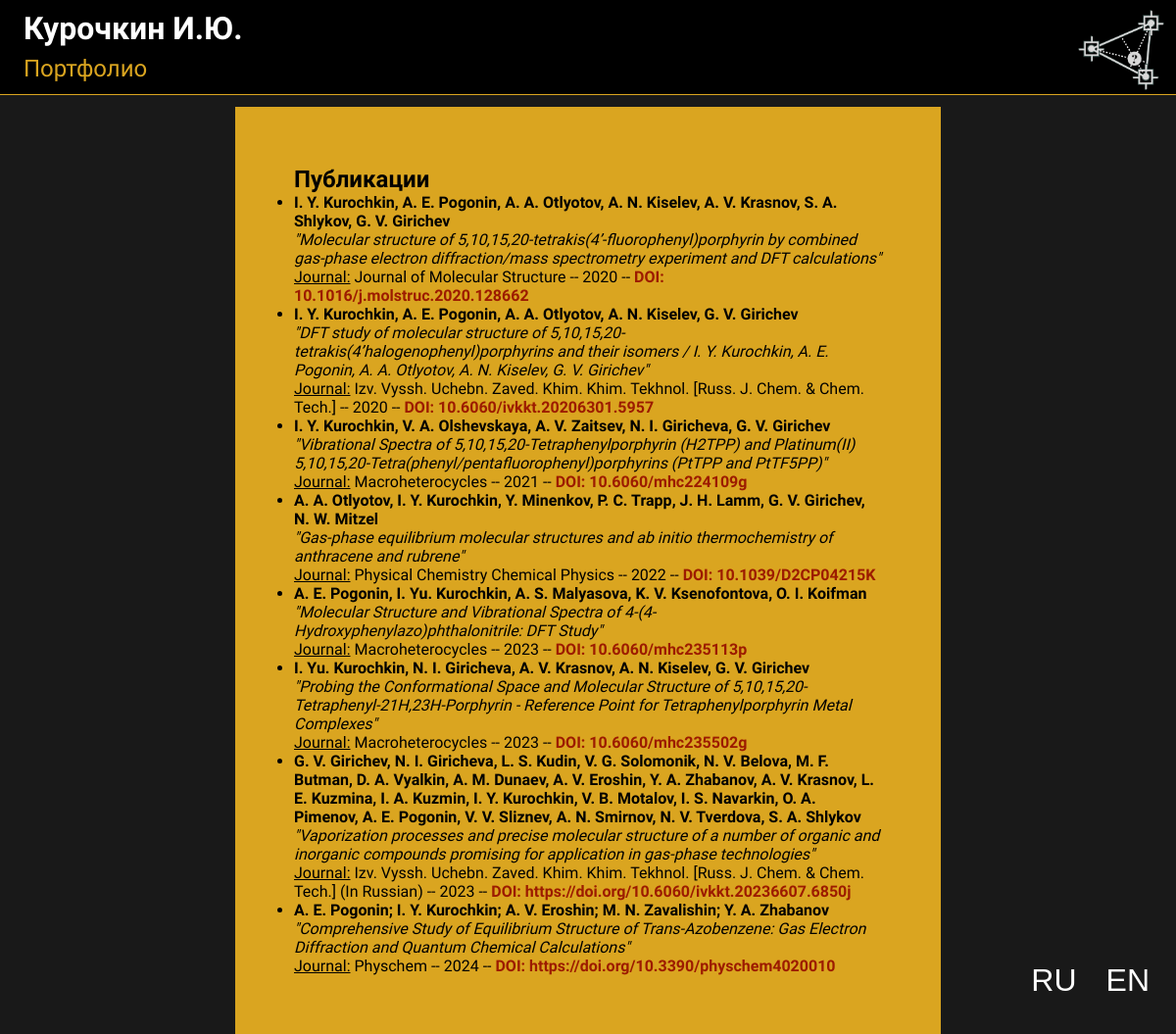
/publications, run on an earlier commit of the app's database.
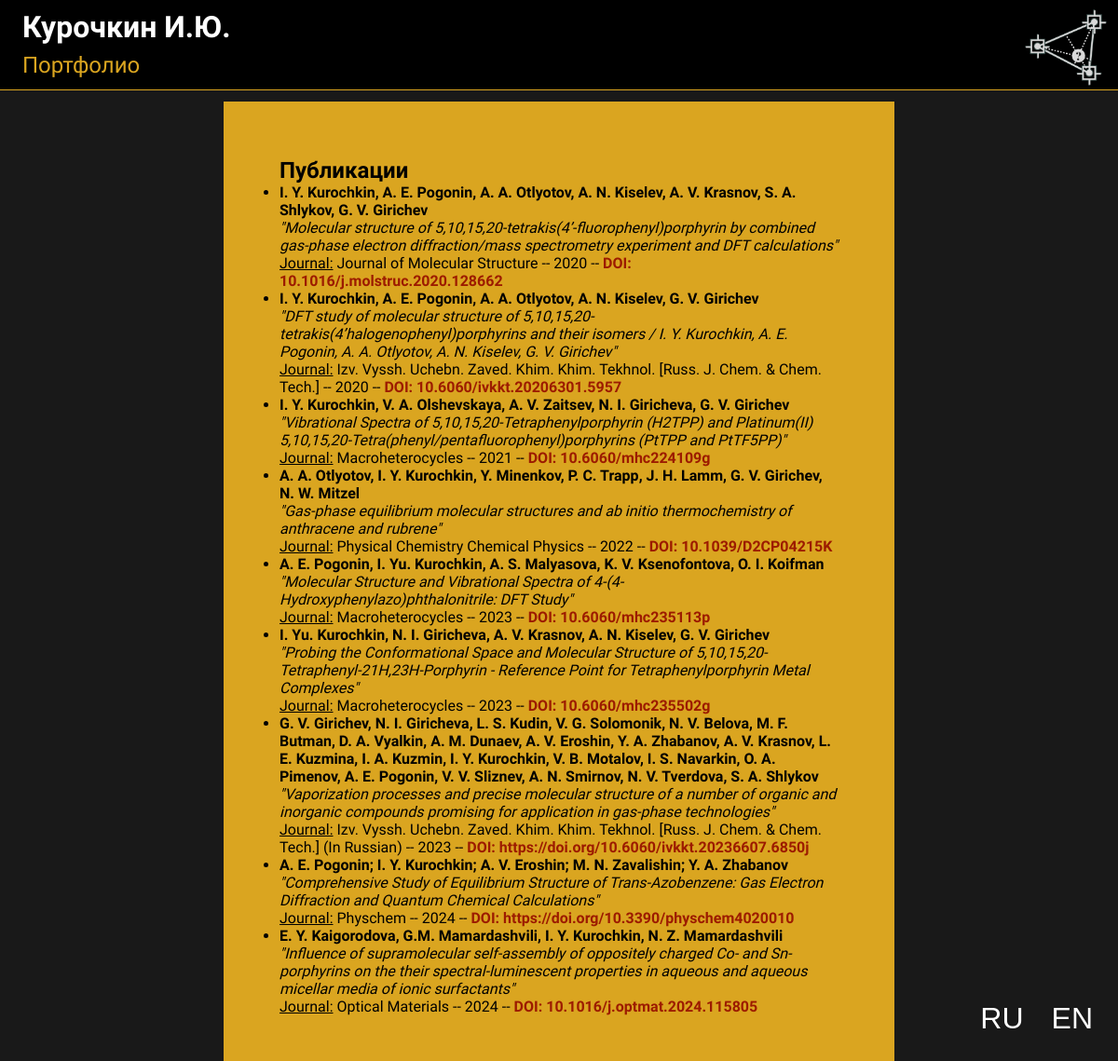
And on a later commit of the database.
### title/models.py (models this page shows, shortened)
class Publications(models.Model):
    article_title = models.CharField(max_length=355, verbose_name='article_title')
    authors = models.CharField(max_length=555, verbose_name='article_title')
    doi = models.URLField(max_length=200, verbose_name='doi')
    wos = models.BooleanField()
    scopus = models.BooleanField()
    e_library = models.BooleanField()
    year = models.IntegerField(verbose_name='year')
    journal = models.CharField(max_length=400, verbose_name='journal', default=' ')
    quartile = models.IntegerField(verbose_name='quartile', default=1, null=True, blank=True)
    class Meta:
        verbose_name = 'Publications'
        verbose_name_plural = 'Publications'
        ordering = ['year']

### title/views.py (the view)
# urls.py: path('publications', views.Publ.as_view(), name='publications'),
class Publ(ListView):
    model = Publications
    template_name = 'title/publications.html'

### title/templates/title/publications.html
{% extends 'base.html' %}
{% load static %}
{% block Publ %}
    <div class="publications_style">
    <h2>Публикации</h2>
    <ul>
        {% for s in object_list %}
            <li><b>{{ s.authors }}</b> <br><i>"{{ s.article_title }}"</i> <br> <u>Journal:</u> {{ s.journal }} -- {{ s.year }}
                -- <b><font color='9C1B00'>DOI: {{ s.doi }}</font></b></li>
        {% endfor %}
    </ul>
    </div>
    <div class="lang_button"><a href="/publications"><button>RU</button></a><a href="/publications/en"><button>EN</button></a></div>
{% endblock %}

### templates/base.html (shortened to what this page needs)
{% load static %}
<!DOCTYPE html>
<html lang="en">
<head>
    <link type="text/css" href="{% static 'title/css/style2.css' %}" rel="stylesheet" />
</head>
<body class="body">
<header>
    <div class="head_1">
        <a href="."><img class='logo' src="{% static 'title/img/logo.png' %}" alt="1"></a>
        <a href=".">Курочкин И.Ю.<br><b>Портфолио</b></a>
    </div>
</header>
<div class='global_text_style'>
{% block Publ %}
{% endblock %}
</div>
</body>
</html>

### title/static/title/css/style2.css (style rules this page uses)
* { margin: 0; padding: 0; }
body { background: rgba(25, 25, 25, 1); width: 100%; font-family: "Tektur", sans-serif; color: white; }
header a { text-decoration: none; color: white; }
.head_1 { height: 12vh; display: flex; align-items: center; border-bottom: 0.1vh solid Goldenrod; }
header { background: rgba(0, 0, 0, 1); height: 33%; font-family: "Tektur", sans-serif; font-size: 4vh; font-weight: 700; color: white; }
header a { justify-content: center; align-items: center; padding-left: 1%; }
header a b { font-size: 3vh; font-weight: 400; color: Goldenrod; }
header .head_1 { text-align: left; }
header img { width: 11vh; position: absolute; right: 1%; top: 10px; }
.publications_style { color: black; background: goldenrod; margin-top: 1%; margin-left: 20%; margin-right: 20%; width: 50%; padding: 5%; text-align: left; }
.lang_button { position: absolute; bottom: 2%; right: 1%; }
.lang_button a button { text-decoration: none; color: white; padding: 15px; font-size: 4vh; cursor: pointer; background-color: transparent; outline: none; border: 0; transition: background 9999999s; }

What changed in the data, as far as the page shows it:
added Publications: authors "E. Y. Kaigorodova, G.M. Mamardashvili, I. Y. Kurochkin, N. Z. Mamardashvili", article_title "Influence of supramolecular self-assembly of oppositely charged Co- and Sn-porphyrins on the their spectral-luminescent properties in aqueous and aqueous micellar media of ionic surfactants", journal "Optical Materials", year "2024", doi "10.1016/j.optmat.2024.115805"
